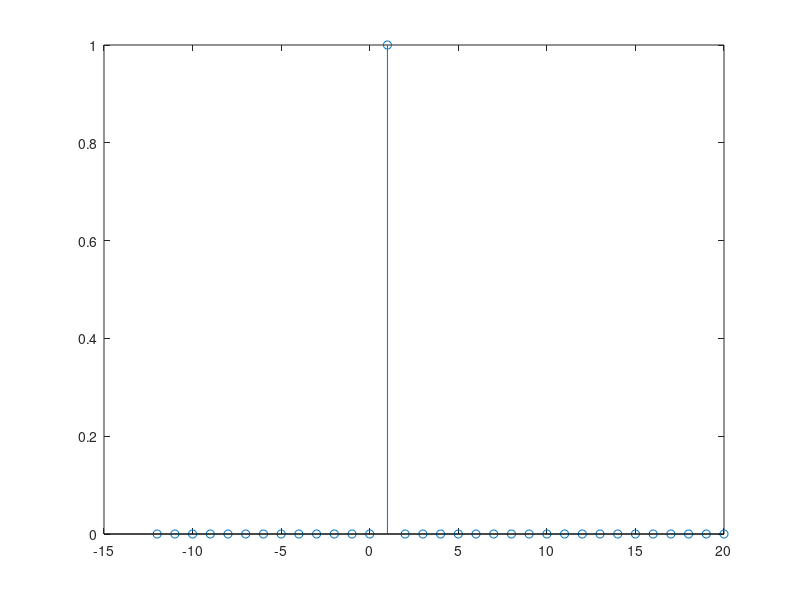

Write MATLAB code to recreate this figure. (Note: this script raises an error after producing the figure.)
% Class:            ECE 580, Digital Signal Processing 
% Assignment:       Lab 1, Problem 5
% Author:           Jonathan Gohl, Electrical Engineering M.S.E. Student
% University of Michigan Dearborn, Electrical and Computer Engineering
% email address:    jrgohl@umich.edu
% Author:           Joshua McCready, Electrical Engineering M.S.E. Student
% University of Michigan Dearborn, Electrical and Computer Engineering
% email address:    jmccread@umich.edu
% June 2018; Last revision: 03-June-2018

%% Create signals
delta = @(n) n == 0; % Impulse function operating on n. 
u = @(n) n >= 0; % Step starting from 0, operating on n
pulse =@(n, l) u(n) - u(n -l); %Impulse train of lenth l, starting from 0, 
% operating on n

%% Part a - convolution of two shifted impulse functions 
n = -6:10;
x1 = conv(delta(n-3), delta(n+2)); % Compute the convolution using conv function

% The new index will be of a different length than the input - according to
% the new length will be max(length(A)+length(B) -1, length(A), length(B)).
% In our case n is 17, so the new length will be 33. 
n_x1 = -12:20;

fig = figure(1);
stem(n_x1, x1);
ax = gca; 
ax.XLabel.String = 'Sample n'; 
ax.XLabel.FontSize = 14; 
ax.YLabel.String = 'x_1(n) = \delta(n-3) * \delta(n+2)'; 
ax.YLabel.FontSize = 14; 
title('Lab Assignment 1, Problem 5 (a)', 'FontSize', 16, 'FontWeight', 'bold');
saveas(fig, 'Prob5a', 'png');

%% Part 2 - shifted and scaled delta function 
n = 300:350;
x2 = 2*delta(n-320); % Use delta function handle

fig = figure(2);
stem(n, x2);
ax = gca; 
ax.XLabel.String = 'Sample n'; 
ax.XLabel.FontSize = 14; 
ax.YLabel.String = 'x_2(n) = 2\delta(n-320))'; 
ax.YLabel.FontSize = 14; 
title('Lab Assignment 1, Problem 5 (b)', 'FontSize', 16, 'FontWeight', 'bold');
saveas(fig, 'Prob5b', 'png');

%% Part c - shifted and scaled delta function 
n = -12:8;
x3 = 3.6*delta(n+6) + 2.4*delta(n-5); % Use delta function handle

fig = figure(3);
stem(n, x3);
ax = gca; 
ax.XLabel.String = 'Sample n'; 
ax.XLabel.FontSize = 14; 
ax.YLabel.String = 'x_3(n) = 3.6\delta(n-320) + 2.4\delta(n-5)'; 
ax.YLabel.FontSize = 14; 
title('Lab Assignment 1, Problem 5 (c)', 'FontSize', 16, 'FontWeight', 'bold');
saveas(fig, 'Prob5c', 'png');

%% Part d - shifted step functions 
n = -10:20;
x4 = u(-n+2).*u(2*n+9); % Use delta function handle

fig = figure(4);
stem(n, x4);
ax = gca; 
ax.XLabel.String = 'Sample n'; 
ax.XLabel.FontSize = 14; 
ax.YLabel.String = 'x_4(n) = u(-n+2)u(2*n+9)'; 
ax.YLabel.FontSize = 14; 
title('Lab Assignment 1, Problem 5 (d)', 'FontSize', 16, 'FontWeight', 'bold');
saveas(fig, 'Prob5d', 'png');

%% Part 3 - convolution of pulse functions
n = -12:12;
n5 = -24:24;
x5 = conv(pulse(n,4), pulse(n, 2)); % Use delta function handle
fig = figure(5);
stem(n5, x5);
ax = gca; 
ax.XLabel.String = 'Sample n'; 
ax.XLabel.FontSize = 14; 
ax.YLabel.String = 'x_5(n) = pulse_4(n) * pulse_2(n)'; 
ax.YLabel.FontSize = 14; 
title('Lab Assignment 1, Problem 5 (d)', 'FontSize', 16, 'FontWeight', 'bold');
saveas(fig, 'Prob5e', 'png');
